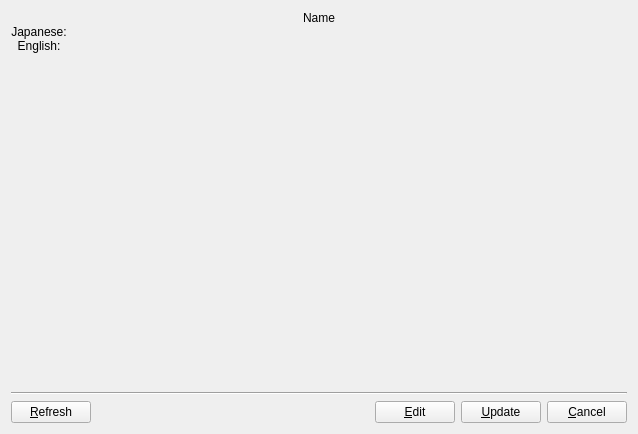
<?xml version="1.0" encoding="UTF-8"?>
<ui version="4.0">
 <class>PersonaView</class>
 <widget class="QWidget" name="PersonaView">
  <property name="geometry">
   <rect>
    <x>0</x>
    <y>0</y>
    <width>638</width>
    <height>434</height>
   </rect>
  </property>
  <layout class="QVBoxLayout">
   <item>
    <widget class="QStackedWidget" name="stackedWidget">
     <property name="currentIndex">
      <number>0</number>
     </property>
     <widget class="BackdropWidget" name="page">
      <layout class="QVBoxLayout">
       <property name="spacing">
        <number>0</number>
       </property>
       <property name="margin">
        <number>0</number>
       </property>
       <item>
        <layout class="QVBoxLayout">
         <property name="spacing">
          <number>0</number>
         </property>
         <item>
          <layout class="QHBoxLayout">
           <item>
            <widget class="QLabel" name="nameLabel">
             <property name="sizePolicy">
              <sizepolicy hsizetype="Expanding" vsizetype="Preferred">
               <horstretch>0</horstretch>
               <verstretch>0</verstretch>
              </sizepolicy>
             </property>
             <property name="text">
              <string>Name</string>
             </property>
             <property name="alignment">
              <set>Qt::AlignCenter</set>
             </property>
            </widget>
           </item>
          </layout>
         </item>
         <item>
          <layout class="QGridLayout">
           <property name="horizontalSpacing">
            <number>5</number>
           </property>
           <property name="verticalSpacing">
            <number>0</number>
           </property>
           <item row="0" column="0">
            <widget class="QLabel" name="japaneseNameLabel">
             <property name="text">
              <string>Japanese:</string>
             </property>
             <property name="alignment">
              <set>Qt::AlignCenter</set>
             </property>
            </widget>
           </item>
           <item row="0" column="1">
            <widget class="QLabel" name="japaneseName">
             <property name="sizePolicy">
              <sizepolicy hsizetype="Expanding" vsizetype="Preferred">
               <horstretch>0</horstretch>
               <verstretch>0</verstretch>
              </sizepolicy>
             </property>
             <property name="textInteractionFlags">
              <set>Qt::LinksAccessibleByMouse|Qt::TextSelectableByMouse</set>
             </property>
            </widget>
           </item>
           <item row="1" column="0">
            <widget class="QLabel" name="englishNameLabel">
             <property name="text">
              <string>English:</string>
             </property>
             <property name="alignment">
              <set>Qt::AlignCenter</set>
             </property>
            </widget>
           </item>
           <item row="1" column="1">
            <widget class="QLabel" name="englishName">
             <property name="sizePolicy">
              <sizepolicy hsizetype="Expanding" vsizetype="Preferred">
               <horstretch>0</horstretch>
               <verstretch>0</verstretch>
              </sizepolicy>
             </property>
             <property name="textInteractionFlags">
              <set>Qt::LinksAccessibleByMouse|Qt::TextSelectableByMouse</set>
             </property>
            </widget>
           </item>
          </layout>
         </item>
        </layout>
       </item>
       <item>
        <spacer>
         <property name="orientation">
          <enum>Qt::Vertical</enum>
         </property>
         <property name="sizeHint" stdset="0">
          <size>
           <width>20</width>
           <height>308</height>
          </size>
         </property>
        </spacer>
       </item>
      </layout>
     </widget>
     <widget class="BackdropWidget" name="page_2">
      <layout class="QVBoxLayout">
       <property name="spacing">
        <number>0</number>
       </property>
       <property name="margin">
        <number>0</number>
       </property>
       <item>
        <layout class="QHBoxLayout">
         <item>
          <widget class="QLabel" name="nameLabel2">
           <property name="sizePolicy">
            <sizepolicy hsizetype="Expanding" vsizetype="Preferred">
             <horstretch>0</horstretch>
             <verstretch>0</verstretch>
            </sizepolicy>
           </property>
           <property name="text">
            <string>Name</string>
           </property>
           <property name="alignment">
            <set>Qt::AlignCenter</set>
           </property>
          </widget>
         </item>
        </layout>
       </item>
       <item>
        <layout class="QGridLayout">
         <property name="horizontalSpacing">
          <number>5</number>
         </property>
         <property name="verticalSpacing">
          <number>0</number>
         </property>
         <item row="0" column="0">
          <widget class="QLabel" name="japaneseNameLabel2">
           <property name="text">
            <string>Japanese:</string>
           </property>
           <property name="alignment">
            <set>Qt::AlignCenter</set>
           </property>
          </widget>
         </item>
         <item row="1" column="0">
          <widget class="QLabel" name="englishNameLabel2">
           <property name="text">
            <string>English:</string>
           </property>
           <property name="alignment">
            <set>Qt::AlignCenter</set>
           </property>
          </widget>
         </item>
         <item row="0" column="1">
          <widget class="QLineEdit" name="japaneseNameEdit"/>
         </item>
         <item row="1" column="1">
          <widget class="QLineEdit" name="englishNameEdit"/>
         </item>
        </layout>
       </item>
       <item>
        <spacer>
         <property name="orientation">
          <enum>Qt::Vertical</enum>
         </property>
         <property name="sizeHint" stdset="0">
          <size>
           <width>20</width>
           <height>294</height>
          </size>
         </property>
        </spacer>
       </item>
      </layout>
     </widget>
    </widget>
   </item>
   <item>
    <widget class="Line" name="line">
     <property name="orientation">
      <enum>Qt::Horizontal</enum>
     </property>
    </widget>
   </item>
   <item>
    <layout class="QHBoxLayout">
     <item>
      <widget class="QPushButton" name="refreshButton">
       <property name="text">
        <string>&amp;Refresh</string>
       </property>
      </widget>
     </item>
     <item>
      <spacer>
       <property name="orientation">
        <enum>Qt::Horizontal</enum>
       </property>
       <property name="sizeHint" stdset="0">
        <size>
         <width>40</width>
         <height>20</height>
        </size>
       </property>
      </spacer>
     </item>
     <item>
      <widget class="QPushButton" name="editButton">
       <property name="text">
        <string>&amp;Edit</string>
       </property>
      </widget>
     </item>
     <item>
      <widget class="QPushButton" name="updateButton">
       <property name="text">
        <string>&amp;Update</string>
       </property>
      </widget>
     </item>
     <item>
      <widget class="QPushButton" name="cancelButton">
       <property name="text">
        <string>&amp;Cancel</string>
       </property>
      </widget>
     </item>
    </layout>
   </item>
  </layout>
 </widget>
 <customwidgets>
  <customwidget>
   <class>BackdropWidget</class>
   <extends>QWidget</extends>
   <header>BackdropWidget.h</header>
   <container>1</container>
  </customwidget>
 </customwidgets>
 <resources/>
 <connections/>
</ui>
